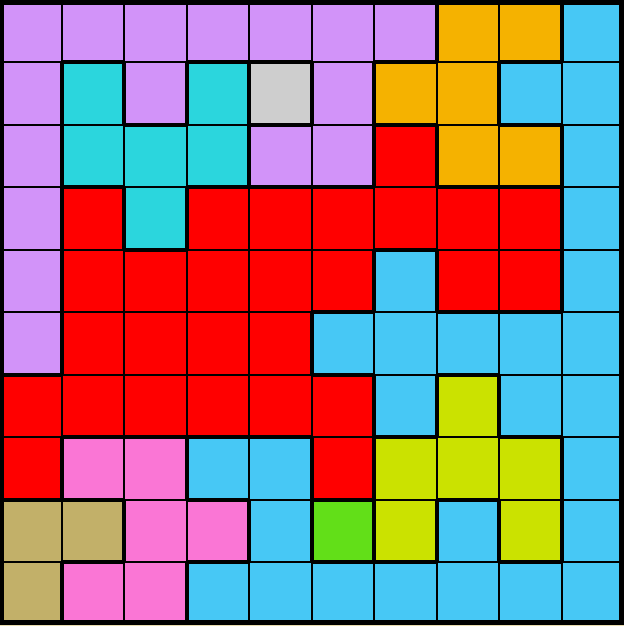
#> input picture game.png, 624 x 626 px; its folder holds only this picture in this run
$ python -i queens.py   (imports and definitions only)
#> lines starting #> are read from the running program, lines starting #| are printed output that depends on the picture; after the words box and inside, x2 and y2 are one past the last pixel; in counts of white or black regions, pixels touching at a corner belong together
# -*- coding: utf-8 -*-
"""
Created on Tue May 26 08:36:49 2025

@author: Anubhav Prakash
"""

import os
import warnings
# [1 line not run here, left out]

import time
import cv2
import numpy as np
from sklearn.cluster import KMeans
from itertools import combinations
import matplotlib.pyplot as plt
# from matplotlib.animation import FuncAnimation, PillowWriter
import imageio


# [7 lines left out: function pad_to_multiple, not called in this run]


def merge_close_lines(lines, threshold=15):
    """
    Merge detected lines that are within threshold distance of each other to
    avoid distinction between thin and thick edges present in the image.
    """
    if not lines:
        return []

    sorted_lines = sorted(lines)
    merged = [sorted_lines[0]]

    for current_line in sorted_lines[1:]:
        if current_line - merged[-1] <= threshold:
            # Merge by taking average
            merged[-1] = (merged[-1] + current_line) // 2
        else:
            merged.append(current_line)

    return merged


def detect_grid_size(image_path, debug=False):
#> called with image_path = 'game.png', debug = False
    img = cv2.imread(image_path, cv2.IMREAD_GRAYSCALE)
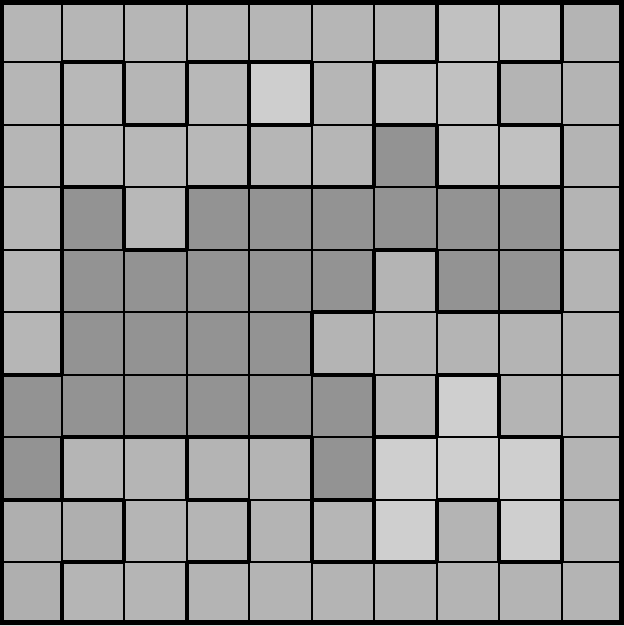
#> img: shape (626, 624); min 0, max 219, mean 154.9
    if img is None:
        raise ValueError(f"Could not load image from {image_path}")

    if debug:
        cv2.imshow("1. Original Grayscale", img)
        cv2.waitKey(0)
        cv2.destroyAllWindows()

    thresh = cv2.adaptiveThreshold(img, 255, cv2.ADAPTIVE_THRESH_MEAN_C,
                                   cv2.THRESH_BINARY_INV, 15, 8)
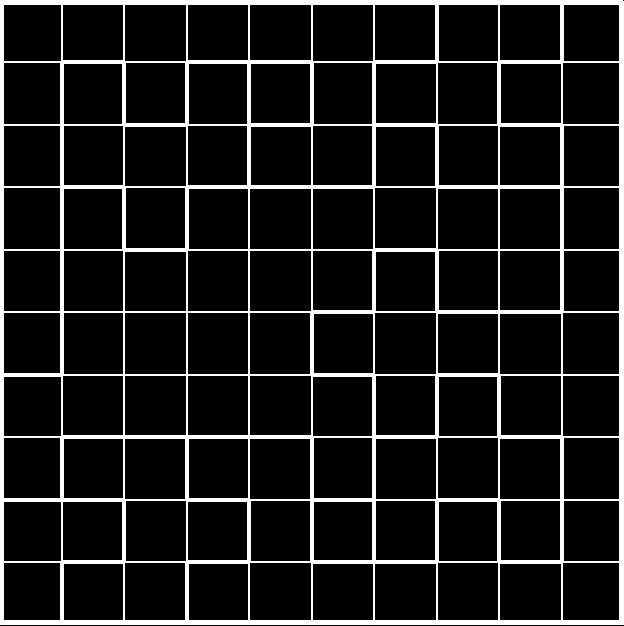
#> thresh: shape (626, 624); 11% white; 1 white region, box (x1, y1, x2, y2) and area: (0, 0, 624, 625) 43149
    if debug:
        cv2.imshow("2. Adaptive Threshold", thresh)
        cv2.waitKey(0)
        cv2.destroyAllWindows()

    horizontal_kernel = cv2.getStructuringElement(cv2.MORPH_RECT, (40, 1))
    detect_horizontal = cv2.morphologyEx(thresh, cv2.MORPH_OPEN, horizontal_kernel, iterations=2)
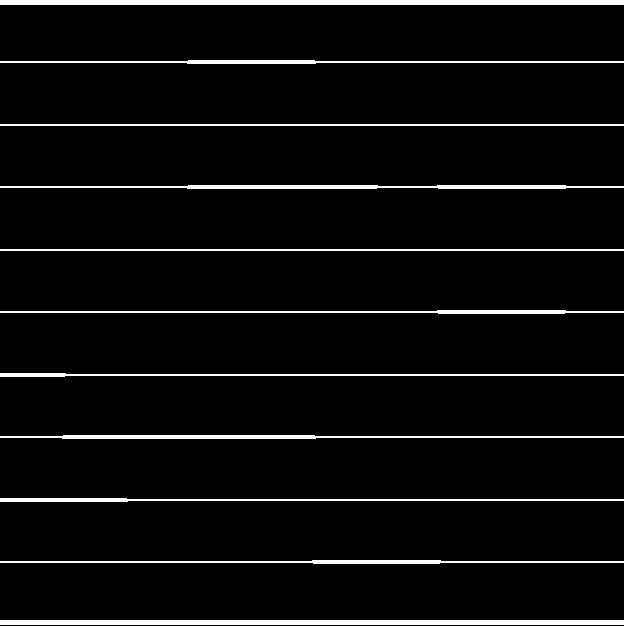
#> detect_horizontal: shape (626, 624); 5.1% white; 11 white regions, largest, box (x1, y1, x2, y2) and area: (0, 0, 624, 5) 3120, (0, 620, 624, 625) 3120, (0, 185, 624, 189) 1885
    if debug:
        cv2.imshow("3. Horizontal Lines", detect_horizontal)
        cv2.waitKey(0)
        cv2.destroyAllWindows()

    vertical_kernel = cv2.getStructuringElement(cv2.MORPH_RECT, (1, 40))
    detect_vertical = cv2.morphologyEx(thresh, cv2.MORPH_OPEN, vertical_kernel, iterations=2)
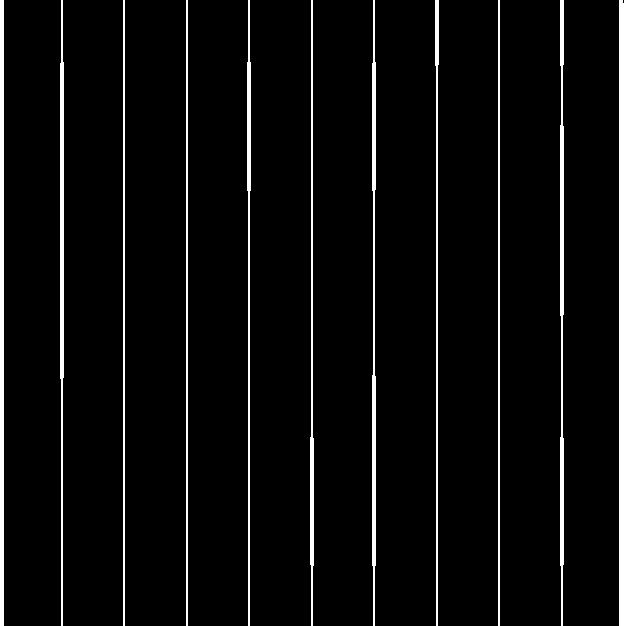
#> detect_vertical: shape (626, 624); 5% white; 11 white regions, largest, box (x1, y1, x2, y2) and area: (619, 0, 624, 626) 3127, (0, 0, 4, 626) 2504, (560, 0, 564, 626) 2019
    if debug:
        cv2.imshow("4. Vertical Lines", detect_vertical)
        cv2.waitKey(0)
        cv2.destroyAllWindows()

    grid_lines = cv2.add(detect_horizontal, detect_vertical)
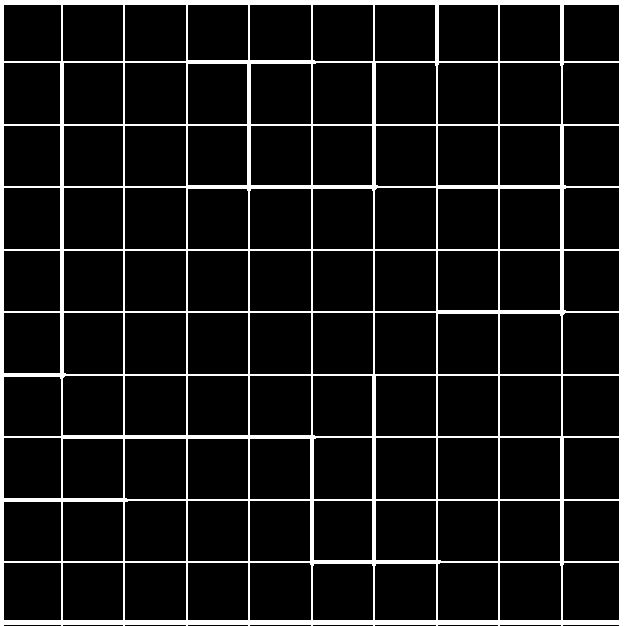
#> grid_lines: shape (626, 624); 9.8% white; 1 white region, box (x1, y1, x2, y2) and area: (0, 0, 624, 626) 38360
    if debug:
        cv2.imshow("5. Combined Grid Lines", grid_lines)
        cv2.waitKey(0)
        cv2.destroyAllWindows()

    # Hough Line Transform
    lines = cv2.HoughLinesP(grid_lines, 1, np.pi/180, threshold=100, minLineLength=40, maxLineGap=5)
#> lines = 69 rows, first 6: [187, 625, 187, 0], [374, 625, 374, 0], [0, 124, 623, 124], [0, 250, 623, 250], [623, 625, 623, 0], [0, 623, 622, 623]
    if lines is None:
        raise ValueError("No lines detected")

    # Visualize detected Hough lines
    if debug:
        hough_debug = cv2.cvtColor(grid_lines, cv2.COLOR_GRAY2BGR)
        for line in lines:
            x1, y1, x2, y2 = line[0]
            cv2.line(hough_debug, (x1, y1), (x2, y2), (0, 255, 0), 2)
        cv2.imshow("6. Hough Lines Detected", hough_debug)
        cv2.waitKey(0)
        cv2.destroyAllWindows()

    horizontals = []
    verticals = []
    for line in lines:
        x1, y1, x2, y2 = line[0]
        if abs(y1 - y2) < 5:  # horizontal
            horizontals.append((y1 + y2) // 2)
        elif abs(x1 - x2) < 5:  # vertical
            verticals.append((x1 + x2) // 2)
#> this loop made 69 passes
#> (x1, y1, x2, y2) on passes 1 to 12: (187, 625, 187, 0), (374, 625, 374, 0), (0, 124, 623, 124), (0, 250, 623, 250), (623, 625, 623, 0), (0, 623, 622, 623), (0, 624, 622, 624), (0, 0, 622, 0), (0, 621, 622, 621), (0, 625, 0, 1), (1, 2, 622, 2), (1, 312, 622, 312)
#> after the loop, horizontals = 35 values, max 624 at index 3, min 0 at index 4, mean 304.6; verticals = 34 values, max 623 at index 2, min 0 at index 3, mean 331.5


    # Apply merging to both horizontal and vertical lines
    horizontals_merged = merge_close_lines(horizontals)
#> in merge_close_lines, `sorted_lines = sorted(lines)`: sorted_lines = 35 values from 0 to 624
#> in merge_close_lines, `merged = [sorted_lines[0]]`: merged = [0]
#> the loop in merge_close_lines, `for current_line in sorted_lines[1:]:` made 34 passes
#> current_line on passes 5 to 16: 60, 61, 62, 63, 124, 125, 185, 186, 187, 188, 249, 250
#> after the loop in merge_close_lines, `for current_line in sorted_lines[1:]:`: merged = [3, 62, 124, 187, 249, 311, 374, 437, 499, 561, 623]
#> horizontals_merged has the same summary as merged in merge_close_lines
    verticals_merged = merge_close_lines(verticals)
#> the loop in merge_close_lines (call 2), `for current_line in sorted_lines[1:]:` made 33 passes
#> current_line on passes 4 to 15: 60, 61, 62, 63, 123, 124, 186, 187, 248, 249, 311, 312
#> verticals_merged = [2, 62, 123, 186, 248, 311, 374, 436, 498, 562, 622]

    if debug:
        print("Raw horizontal lines:", sorted(horizontals))
        print("Raw vertical lines:", sorted(verticals))
        print("Merged horizontal lines:", horizontals_merged)
        print("Merged vertical lines:", verticals_merged)
        print(f"Horizontal count: {len(horizontals_merged)}")
        print(f"Vertical count: {len(verticals_merged)}")

    grid_size = min(len(horizontals_merged), len(verticals_merged)) - 1
#> grid_size = 10
    if debug:
        print(f"Calculated grid size: {grid_size}")

    if grid_size < 1:
        raise ValueError("Failed to detect grid size automatically")
    return grid_size


# [719 lines left out: functions get_latest_file, enhance_image, extract_cell_colors, make_init_board, draw_bd, post_queen_eradication and 9 more, not called in this run]


# [30 lines not run here, left out]


    # [13 lines of commented-out code are left out]

>>> result = detect_grid_size('game.png')
#> result = 10
